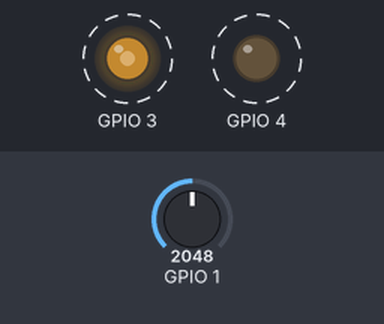
Bench run of a sketch on a simulated ESP32. Parts: output pins drawn as LEDs (lit = HIGH). Dashed ring = blinking. The test bench sets the inputs (shaded band); at power-on: GPIO 1 = 2048. What the sketch prints to the serial monitor is not drawn.

Above: at 0.05 s.
Timing chart, 0 to 4.6 s (numbered marks = the images above):
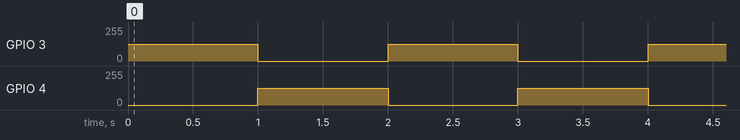

The sketch:

N20.ino
```cpp
#define A_IN1 3
#define A_IN2 4

void setup() {
  Serial.begin(115200);
  ledcAttach(3,1000,10);
  ledcAttach(4,1000,10);
}

void loop() {

  ledcWrite(A_IN1, 500);
  ledcWrite(A_IN2,0);
  delay(1000);

  ledcWrite(A_IN1, 0);
  ledcWrite(A_IN2, 500);
  delay(1000);

  int valor= analogRead(1);
  Serial.println(valor);

}
```

Measured:
- by itself, GPIO 3, GPIO 4: alternates 125/255 for 1.0 s and 0/255 for 1.0 s
